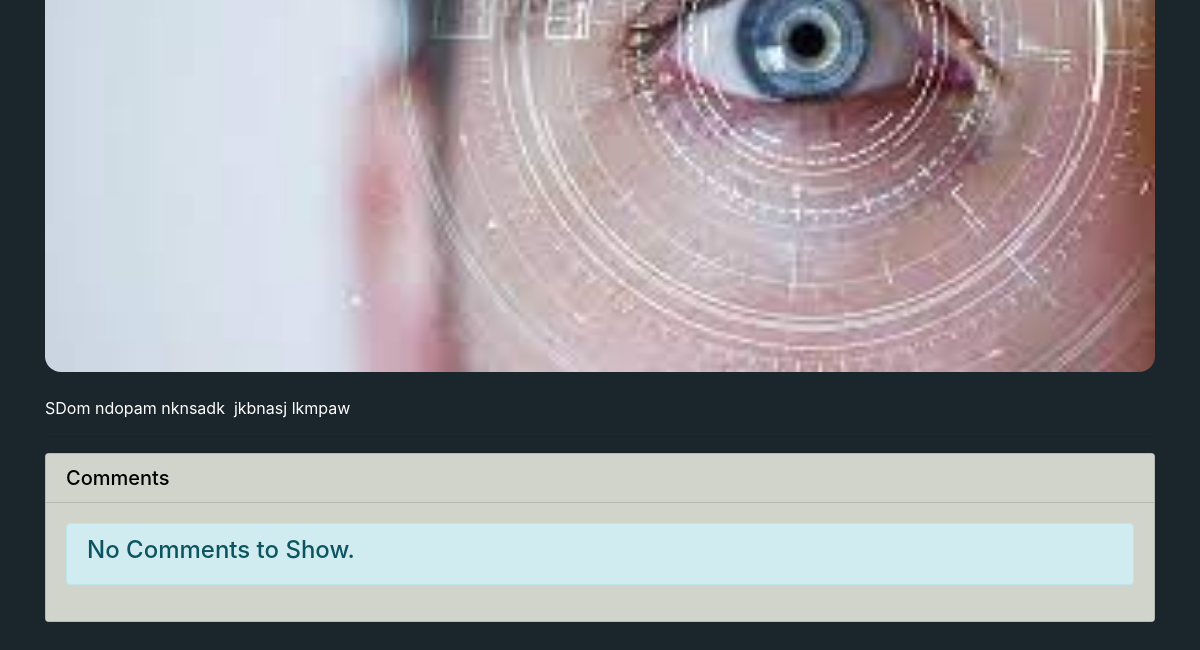
The app's page /articles/article/28 (lower part), older data.
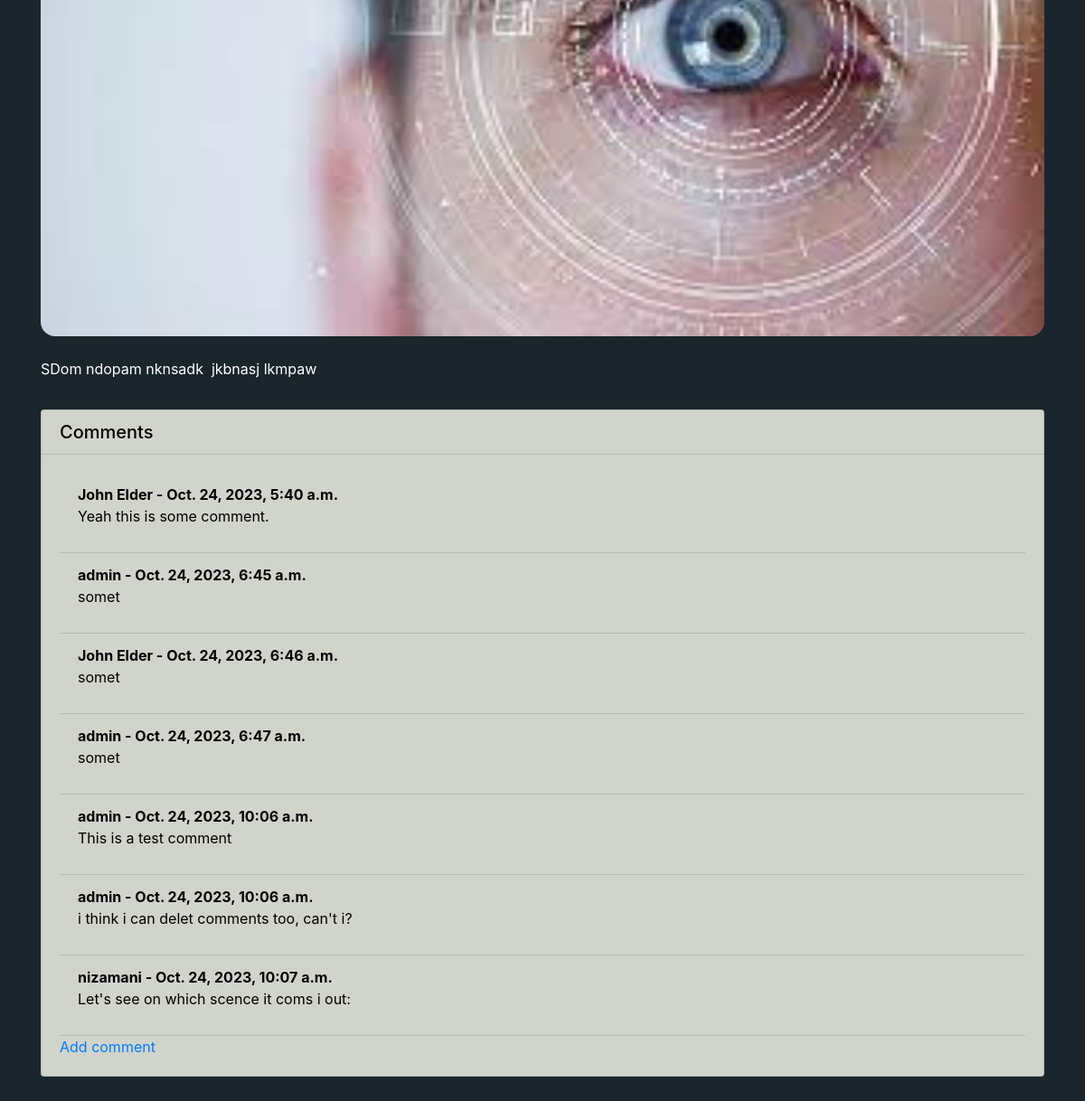
The same page, newer data.
### theblog/models.py (models this page shows, shortened)
class Comment(models.Model):
    post = models.ForeignKey(Post, related_name="comments", on_delete=models.CASCADE)
    name = models.CharField(max_length=255)
    body = models.TextField()
    date_added = models.DateTimeField(auto_now_add=True)

### theblog/views.py (the view)
# urls.py: path('article/<int:pk>', ArticleDetailView.as_view(), name="article_detail"),
class ArticleDetailView(DetailView):
    model = Post
    template_name = 'article_details.html'
    def get_context_data(self, *args, **kwargs):
        cat_menu = Category.objects.all()
        context = super().get_context_data(*args, **kwargs)
        see = get_object_or_404(Post, id=self.kwargs['pk'])
        total_likes = see.total_likes()
        liked = False
        if see.likes.filter(id=self.request.user.id).exists():
            liked =True
        context["cat_menu"] = cat_menu
        context["total_likes"] = total_likes
        context["liked"] = liked
        return context

### theblog/models.py (called while the page is built)
    def __str__(self):
        return self.name

    def total_likes(self):
        return self.likes.count()

### theblog/templates/article_details.html (shortened to what this page needs)
{% extends 'base.html' %}
{% load static %}
{% block content %}
<br>
    <br>
        {% if post.header_image %}
        <div class="image">
            <img src="{{ post.header_image.url }}">
            <br>
        </div>
        {% endif %}
        <br>
        <div class="post_body">
            {{ post.body | safe }}
        </div>
        <hr>
        <div class="card mb-4">
            <div class="card-header">
                <h5 class="mb-0">Comments</h5>
            </div>
            <div class="card-body">
                {% if not post.comments.all %}
                    <div class="alert alert-info">
                        <h4>No Comments to Show.</h4>
                    </div>
                {% else %}
                    <ul class="list-group list-group-flush">
                        {% for comment in post.comments.all %}
                            <li class="list-group-item">
                                <strong>{{ comment.name }} - {{ comment.date_added }}</strong>
                                <p>{{ comment.body }}</p>
                            </li>
                        {% endfor %}
                    </ul>
                    <a href="{% url 'blog:add_comment' post.pk %}">Add comment</a>
                {% endif %}
            </div>
        </div>
    </div>
    <br>
    <br>
    <br>
    <br>
{% endblock %}

Row changes from the older to the newer data that the page shows:
added Comment: name "John Elder", date_added "Oct. 24, 2023, 5:40 a.m.", body "Yeah this is some comment."
added Comment: name "admin", date_added "Oct. 24, 2023, 6:45 a.m.", body "somet"
added Comment: name "John Elder", date_added "Oct. 24, 2023, 6:46 a.m.", body "somet"
added Comment: name "admin", date_added "Oct. 24, 2023, 6:47 a.m.", body "somet"
added Comment: name "admin", date_added "Oct. 24, 2023, 10:06 a.m.", body "This is a test comment"
added Comment: name "admin", date_added "Oct. 24, 2023, 10:06 a.m.", body "i think i can delet comments too, can't i?"
added Comment: name "nizamani", date_added "Oct. 24, 2023, 10:07 a.m.", body "Let's see on which scence it coms i out:"
Text that changed along with them:
text no longer shown: "No Comments to Show."
text now shown: "Add comment"
